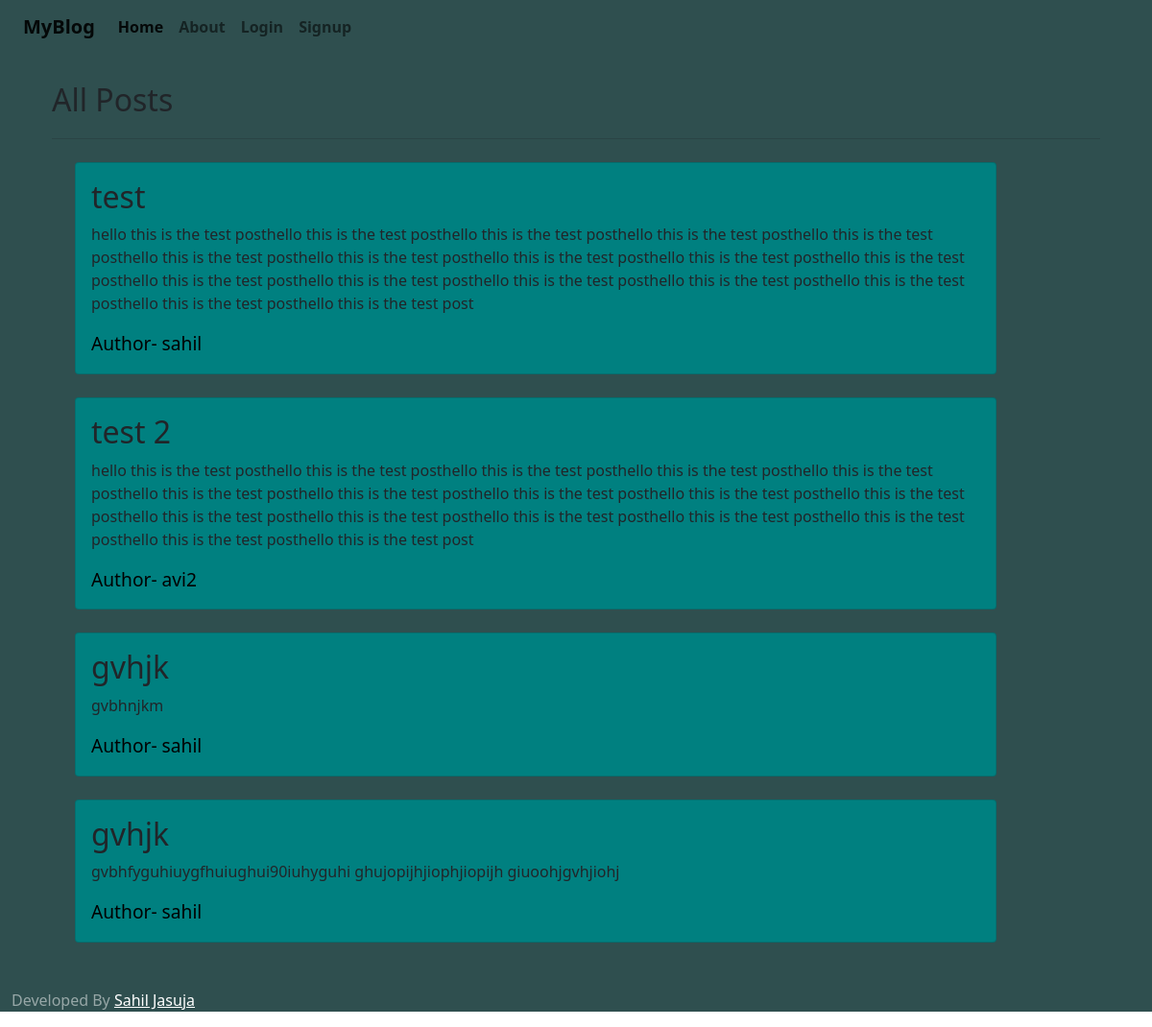
The page / on the database its author committed.
### blog/models.py (models this page shows)
class Post(models.Model):
    author = models.CharField(max_length=20)
    title = models.CharField(max_length=20)
    desc = models.TextField()

### blog/views.py (the view)
# urls.py: 2. Add a URL to urlpatterns:  path('', views.home, name='home')
def home(request):
    posts = Post.objects.all()
    return render(request, 'blog/home.html',{'posts':posts})

### blog/templates/blog/home.html (shortened to what this page needs)
{% extends 'blog/base.html' %}
{% block heading %}
<div class="container my-4">
    <span style="font-size: xx-large;">All Posts</span>
    <hr>
</div>
{% endblock heading %}
{% block body %}
<div class="container ">
    {% for post in posts %}
    <div class="card m-4" style="width: 60rem; background-color: teal;">
        <div class="card-body">
            <h5 class="card-title" style="font-size: xx-large;">{{ post.title }}</h5>
            <p class="card-text">{{post.desc}}</p>
            <small class='ml-auto' style='color:black;font-size:larger'> Author- {{post.author}} </small>
        </div>
    </div>
    {% endfor %}
</div>
{% endblock body %}

### blog/templates/blog/base.html (shortened to what this page needs)
<!DOCTYPE html>
<html lang="en">
<head>
    <link rel="stylesheet" href="https://cdn.jsdelivr.net/npm/uikit@3.5.5/dist/css/uikit.min.css">
    <link rel="stylesheet" href="https://stackpath.bootstrapcdn.com/bootstrap/5.0.0-alpha1/css/bootstrap.min.css"
>
</head>
<body>
<div class="container-fluid formbg">
    {% include 'blog/navbar.html' %}
   <div class='container formbg'>
    {% block heading %} {% endblock heading %}
    </div>
    <div class='container formbg'>
    {% block body %} {% endblock body %}
    </div>
    <footer class="mt-5 text-white-50">
        <p>Developed By <a href="https://github.com/sahil-cloud" class="text-white">Sahil Jasuja</a></p>
    </footer>
</div>
</body>
</html>

### blog/templates/blog/navbar.html (shortened to what this page needs)
<nav class="navbar navbar-expand-lg navbar-light bg-lightgray mb-4">
  <div class="container-fluid">
    <a class="navbar-brand" href="{% url 'home' %}"  style="font-size:30;font-weight:bold">MyBlog</a>
    <div class="collapse navbar-collapse" id="navbarSupportedContent">
      <ul class="navbar-nav mr-auto mb-2 mb-lg-0">
        <li class="nav-item">
          <a class="nav-link active" aria-current="page" href="{% url 'home' %}" style="font-size:30;font-weight:bold">Home</a>
        </li>
        <li class="nav-item">
          <a class="nav-link" href="{% url 'about' %}" style="font-size:30;font-weight:bold">About</a>
        </li>
        {% if request.user.is_authenticated %}
        <li class="nav-item">
          <a class="nav-link" href="{% url 'dashboard' %}" style="font-size:30;font-weight:bold">Dashboard</a>
        </li>
        <li class="nav-item">
          <a class="nav-link" href="{% url 'logout' %}" style="font-size:30;font-weight:bold">Logout</a>
        </li>
        {% else %}
        <li class="nav-item">
          <a class="nav-link" href="{% url 'login' %}" style="font-size:30;font-weight:bold">Login</a>
        </li>
        <li class="nav-item">
          <a class="nav-link" href="{% url 'signup' %}" style="font-size:30;font-weight:bold">Signup</a>
        </li>
        {% endif %}
    </div>
  </div>
</nav>

### blog/templates/blog/base.html (style rules this page uses)
.formbg { background-color: darkslategray; }

### rows shown on the page
Post: title "test", desc "hello this is the test posthello this is the test posthello this is the test posthello this is the test posthello this is the test posthello this is the test posthello this is the test posthello this is the test posthello this is the test posthello this is the test posthello this is the test posthello this is the test posthello this is the test posthello this is the test posthello this is the test posthello this is the test posthello this is the test post", author "sahil"
Post: title "test 2", desc "hello this is the test posthello this is the test posthello this is the test posthello this is the test posthello this is the test posthello this is the test posthello this is the test posthello this is the test posthello this is the test posthello this is the test posthello this is the test posthello this is the test posthello this is the test posthello this is the test posthello this is the test posthello this is the test posthello this is the test post", author "avi2"
Post: title "gvhjk", desc "gvbhnjkm", author "sahil"
Post: title "gvhjk", desc "gvbhfyguhiuygfhuiughui90iuhyguhi ghujopijhjiophjiopijh giuoohjgvhjiohj", author "sahil"
